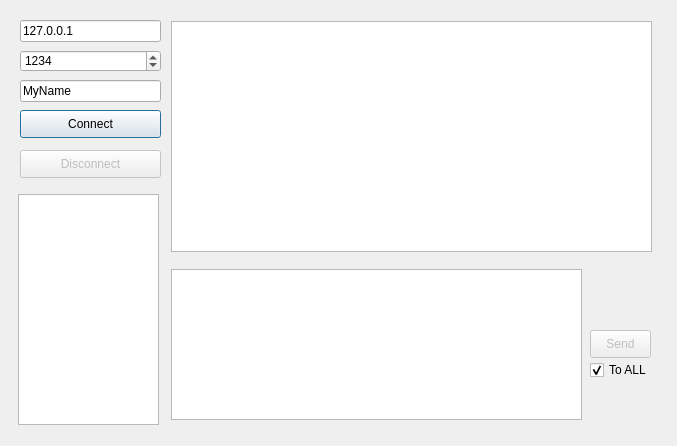
<?xml version="1.0" encoding="UTF-8"?>
<ui version="4.0">
 <class>Dialog</class>
 <widget class="QDialog" name="Dialog">
  <property name="geometry">
   <rect>
    <x>0</x>
    <y>0</y>
    <width>677</width>
    <height>446</height>
   </rect>
  </property>
  <property name="windowTitle">
   <string>KatChat</string>
  </property>
  <widget class="QListWidget" name="lwChat">
   <property name="geometry">
    <rect>
     <x>171</x>
     <y>21</y>
     <width>481</width>
     <height>231</height>
    </rect>
   </property>
  </widget>
  <widget class="QSpinBox" name="sbPort">
   <property name="geometry">
    <rect>
     <x>20</x>
     <y>50</y>
     <width>141</width>
     <height>22</height>
    </rect>
   </property>
   <property name="maximum">
    <number>65536</number>
   </property>
   <property name="value">
    <number>1234</number>
   </property>
  </widget>
  <widget class="QLineEdit" name="leName">
   <property name="geometry">
    <rect>
     <x>20</x>
     <y>80</y>
     <width>141</width>
     <height>22</height>
    </rect>
   </property>
   <property name="text">
    <string>MyName</string>
   </property>
  </widget>
  <widget class="QPushButton" name="pbConnect">
   <property name="geometry">
    <rect>
     <x>20</x>
     <y>110</y>
     <width>141</width>
     <height>28</height>
    </rect>
   </property>
   <property name="text">
    <string>Connect</string>
   </property>
  </widget>
  <widget class="QPlainTextEdit" name="pteMessage">
   <property name="geometry">
    <rect>
     <x>171</x>
     <y>269</y>
     <width>411</width>
     <height>151</height>
    </rect>
   </property>
  </widget>
  <widget class="QListWidget" name="lwUsers">
   <property name="geometry">
    <rect>
     <x>18</x>
     <y>194</y>
     <width>141</width>
     <height>231</height>
    </rect>
   </property>
   <property name="selectionMode">
    <enum>QAbstractItemView::MultiSelection</enum>
   </property>
   <property name="sortingEnabled">
    <bool>true</bool>
   </property>
  </widget>
  <widget class="QPushButton" name="pbSend">
   <property name="enabled">
    <bool>false</bool>
   </property>
   <property name="geometry">
    <rect>
     <x>590</x>
     <y>330</y>
     <width>61</width>
     <height>28</height>
    </rect>
   </property>
   <property name="text">
    <string>Send</string>
   </property>
  </widget>
  <widget class="QCheckBox" name="cbToAll">
   <property name="geometry">
    <rect>
     <x>590</x>
     <y>360</y>
     <width>61</width>
     <height>20</height>
    </rect>
   </property>
   <property name="text">
    <string>To ALL</string>
   </property>
   <property name="checked">
    <bool>true</bool>
   </property>
  </widget>
  <widget class="QPushButton" name="pbDisconnect">
   <property name="enabled">
    <bool>false</bool>
   </property>
   <property name="geometry">
    <rect>
     <x>20</x>
     <y>150</y>
     <width>141</width>
     <height>28</height>
    </rect>
   </property>
   <property name="text">
    <string>Disconnect</string>
   </property>
  </widget>
  <widget class="QLineEdit" name="leHost">
   <property name="geometry">
    <rect>
     <x>20</x>
     <y>20</y>
     <width>141</width>
     <height>22</height>
    </rect>
   </property>
   <property name="text">
    <string>127.0.0.1</string>
   </property>
  </widget>
 </widget>
 <layoutdefault spacing="6" margin="11"/>
 <resources/>
 <connections/>
</ui>
